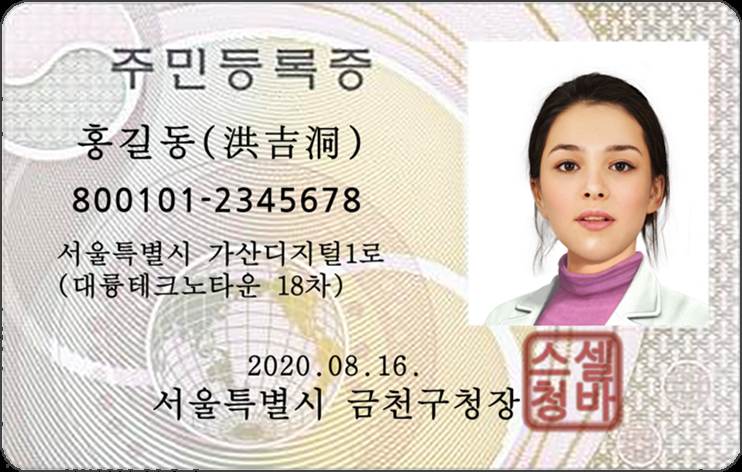
#> input picture data_set/data_imprinting/idcard_near.png, 742 x 472 px, found by its file name
$ jupyter execute data_imprinting.ipynb   (shell and % lines are left out)
#> lines starting #> are read from the running program, lines starting #| are printed output that depends on the picture; after the words box and inside, x2 and y2 are one past the last pixel; in counts of white or black regions, pixels touching at a corner belong together; pictures that were not available may be replaced by others from this repository, and a replacement may not be noted
[cell 1]
import cv2
import numpy as np

[cell 2]
masked_image_path = 'idcard_masked2.png'
original_image_path ='idcard_near.png'

original_img = cv2.imread(original_image_path)
#> original_img is the input picture: shape (472, 742, 3); mean B, G, R 197.4, 205.3, 214.1
masked_img = cv2.imread(masked_image_path)
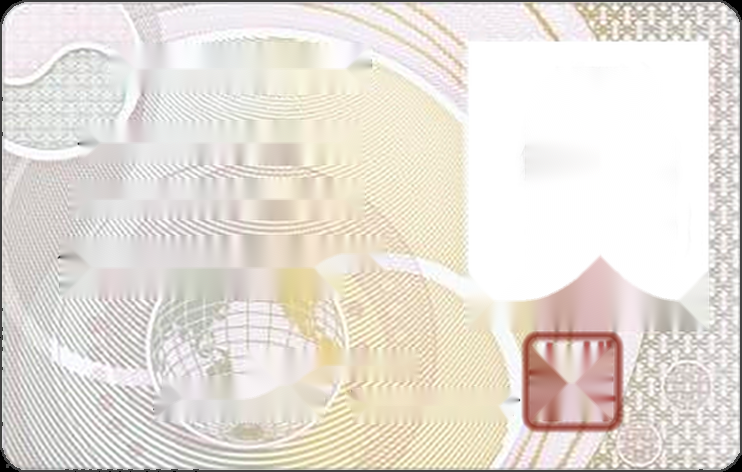
#> input picture data_set/data_imprinting/idcard_blank.png, 742 x 472 px, given in place of idcard_masked2.png, which was not available
#> masked_img is the input picture: shape (472, 742, 3); mean B, G, R 215.2, 222.6, 228.8

[cell 3]
# Assuming the masked areas are purely black (0, 0, 0) in the masked image
# This step can be adjusted depending on the actual mask format
mask = cv2.cvtColor(masked_img, cv2.COLOR_BGR2GRAY)
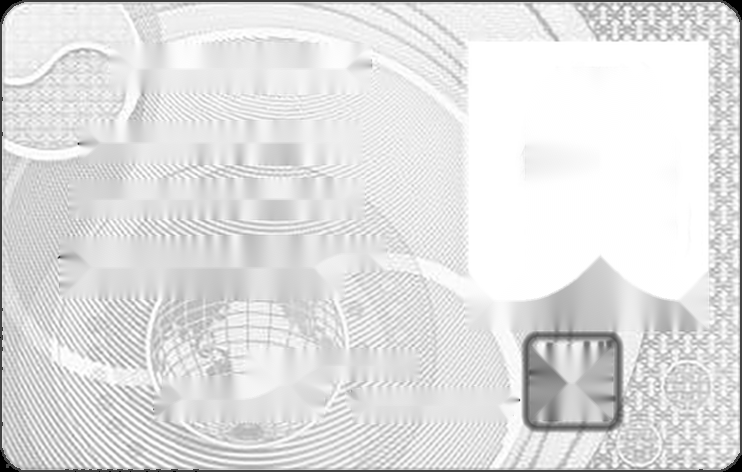
#> mask: shape (472, 742); min 0, max 255, mean 223.6
_, mask = cv2.threshold(mask, 1, 255, cv2.THRESH_BINARY_INV)
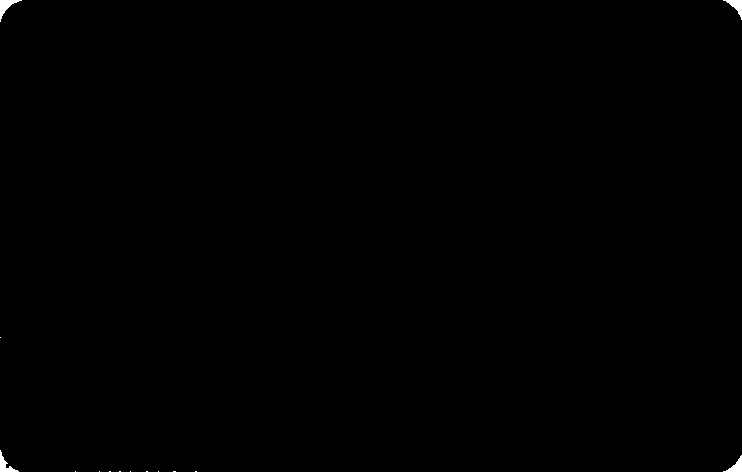
#> mask: shape (472, 742); 0.17% white; 14 white regions (10 under 20 px), largest, box (x1, y1, x2, y2) and area: (0, 0, 22, 22) 164, (0, 450, 19, 472) 145, (723, 0, 742, 20) 144, (723, 455, 742, 472) 132

[cell 4]
# Use the Telea method (recommended) or Navier-Stokes method
background_img = cv2.inpaint(original_img, mask, inpaintRadius=3, flags=cv2.INPAINT_TELEA)

[cell 5]
background_image_path = 'background_id_image.jpg'
cv2.imwrite(background_image_path, background_img)
#> Out = True
